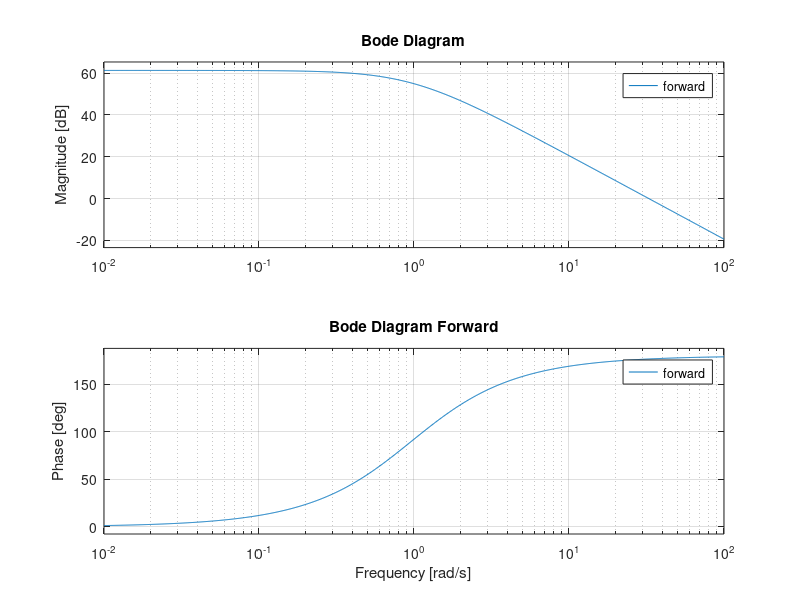
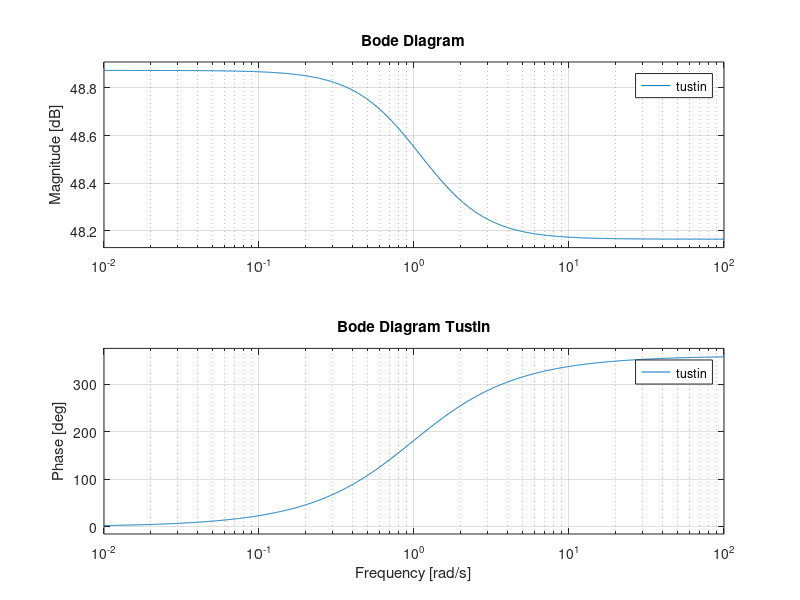
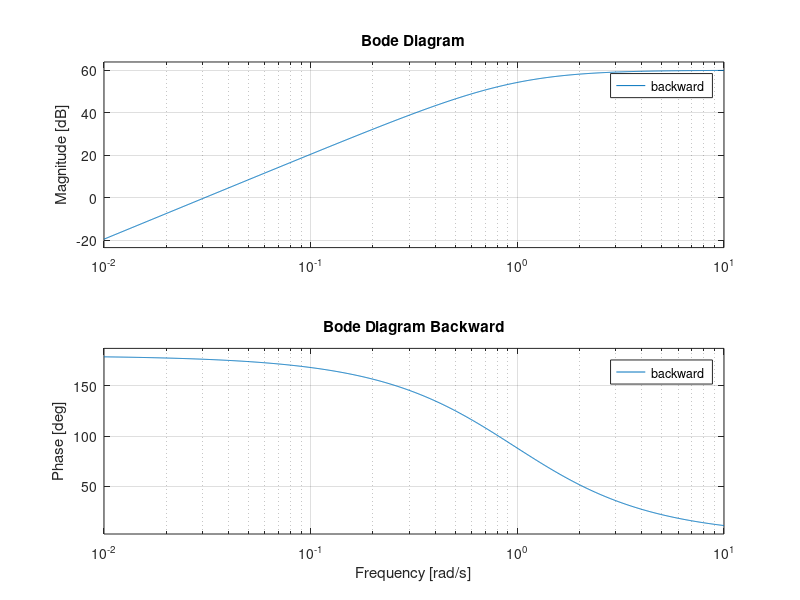

The MATLAB script that drew these images, in order: (Note: this script raises an error after producing the figures.)
%%%forward
Gs=tf([15000],[14 1 0]);
forward=tf([15000],[14 -27 13]);
figure
bode(forward)
title('Bode Diagram Forward');
%%%%tustin
tustin=c2d(Gs,1,'tustin')
tustin=tf([256 517.2 258.6],[1 -1.9311 0.931]);
figure
bode(tustin)
title('Bode Diagram Tustin');
%%%backward
backward=tf([15000 0 0],[15 29 14]);
figure
bode(backward)
title('Bode Diagram Backward');
%nasa fun
g=tf([15000],[14 1 0])
gz = c2d(g, 1)
gz = tf([523.2 510.9],[1 -1.931 0.9311],'ioDelay',1);
figure 
bode(gz)
title('Bode Diagram Original')